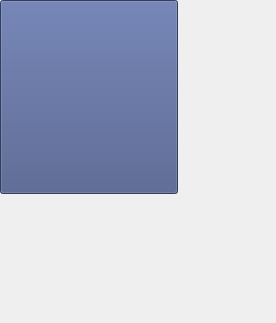
<?xml version="1.0" encoding="UTF-8"?>
<ui version="4.0">
 <class>PatientAnalyseItem</class>
 <widget class="QWidget" name="PatientAnalyseItem">
  <property name="geometry">
   <rect>
    <x>0</x>
    <y>0</y>
    <width>276</width>
    <height>323</height>
   </rect>
  </property>
  <property name="windowTitle">
   <string>Form</string>
  </property>
  <widget class="QLabel" name="lblIcon">
   <property name="geometry">
    <rect>
     <x>20</x>
     <y>20</y>
     <width>40</width>
     <height>40</height>
    </rect>
   </property>
   <property name="text">
    <string/>
   </property>
  </widget>
  <widget class="QLabel" name="lblName">
   <property name="geometry">
    <rect>
     <x>20</x>
     <y>80</y>
     <width>151</width>
     <height>20</height>
    </rect>
   </property>
   <property name="text">
    <string/>
   </property>
  </widget>
  <widget class="QLabel" name="lblType">
   <property name="geometry">
    <rect>
     <x>20</x>
     <y>110</y>
     <width>151</width>
     <height>20</height>
    </rect>
   </property>
   <property name="text">
    <string/>
   </property>
  </widget>
  <widget class="QLabel" name="lblDate">
   <property name="geometry">
    <rect>
     <x>20</x>
     <y>160</y>
     <width>151</width>
     <height>20</height>
    </rect>
   </property>
   <property name="text">
    <string/>
   </property>
  </widget>
  <widget class="QPushButton" name="btnOpen">
   <property name="geometry">
    <rect>
     <x>0</x>
     <y>0</y>
     <width>178</width>
     <height>194</height>
    </rect>
   </property>
   <property name="styleSheet">
    <string notr="true">background-color: rgb(70, 86, 134);  </string>
   </property>
   <property name="text">
    <string/>
   </property>
  </widget>
  <zorder>btnOpen</zorder>
  <zorder>lblIcon</zorder>
  <zorder>lblName</zorder>
  <zorder>lblType</zorder>
  <zorder>lblDate</zorder>
 </widget>
 <resources/>
 <connections/>
</ui>
